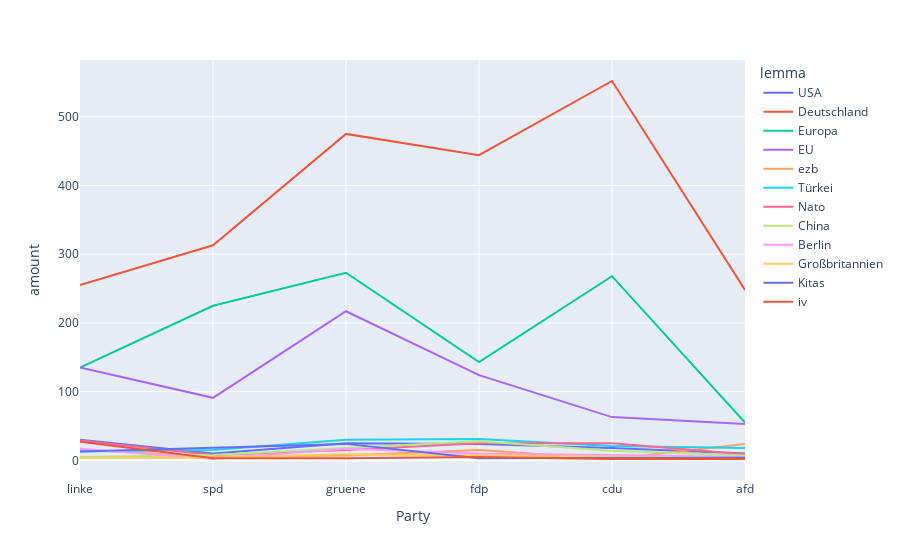

The code cell stored with this chart in its notebook:
### Code cell
# Plot the chart with plotly
for lemma in slope_df["lemma"].unique():
    # fig.update_xaxes(categoryorder='array', categoryarray= ["linke", "spd", "grüne", "fdp", "cdu", "afd"])
    fig = px.line(slope_df, x="Party", y="amount", color="lemma" )
fig.show()

### Figure 1 — Plotly figure (JSON) as saved in the notebook; plotly's stock layout.template omitted (floating-point values rounded to 4 significant figures)
{"data": [{"hovertemplate": "lemma=USA<br>Party=%{x}<br>amount=%{y}<extra></extra>", "legendgroup": "USA", "line": {"color": "#636efa", "dash": "solid"}, "marker": {"symbol": "circle"}, "mode": "lines", "name": "USA", "orientation": "v", "showlegend": true, "type": "scatter", "x": ["linke", "spd", "gruene", "fdp", "cdu", "afd"], "xaxis": "x", "y": [30, 10, 25, 24, 18, 10], "yaxis": "y"}, {"hovertemplate": "lemma=Deutschland<br>Party=%{x}<br>amount=%{y}<extra></extra>", "legendgroup": "Deutschland", "line": {"color": "#EF553B", "dash": "solid"}, "marker": {"symbol": "circle"}, "mode": "lines", "name": "Deutschland", "orientation": "v", "showlegend": true, "type": "scatter", "x": ["linke", "spd", "gruene", "fdp", "cdu", "afd"], "xaxis": "x", "y": [255, 313, 475, 444, 552, 248], "yaxis": "y"}, {"hovertemplate": "lemma=Europa<br>Party=%{x}<br>amount=%{y}<extra></extra>", "legendgroup": "Europa", "line": {"color": "#00cc96", "dash": "solid"}, "marker": {"symbol": "circle"}, "mode": "lines", "name": "Europa", "orientation": "v", "showlegend": true, "type": "scatter", "x": ["linke", "spd", "gruene", "fdp", "cdu", "afd"], "xaxis": "x", "y": [135, 225, 273, 143, 268, 55], "yaxis": "y"}, {"hovertemplate": "lemma=EU<br>Party=%{x}<br>amount=%{y}<extra></extra>", "legendgroup": "EU", "line": {"color": "#ab63fa", "dash": "solid"}, "marker": {"symbol": "circle"}, "mode": "lines", "name": "EU", "orientation": "v", "showlegend": true, "type": "scatter", "x": ["linke", "spd", "gruene", "fdp", "cdu", "afd"], "xaxis": "x", "y": [135, 91, 217, 124, 63, 53], "yaxis": "y"}, {"hovertemplate": "lemma=ezb<br>Party=%{x}<br>amount=%{y}<extra></extra>", "legendgroup": "ezb", "line": {"color": "#FFA15A", "dash": "solid"}, "marker": {"symbol": "circle"}, "mode": "lines", "name": "ezb", "orientation": "v", "showlegend": true, "type": "scatter", "x": ["linke", "spd", "gruene", "fdp", "cdu", "afd"], "xaxis": "x", "y": [16, 5, 7, 15, 2, 24], "yaxis": "y"}, {"hovertemplate": "lemma=Türkei<br>Party=%{x}<br>amount=%{y}<extra></extra>", "legendgroup": "Türkei", "line": {"color": "#19d3f3", "dash": "solid"}, "marker": {"symbol": "circle"}, "mode": "lines", "name": "Türkei", "orientation": "v", "showlegend": true, "type": "scatter", "x": ["linke", "spd", "gruene", "fdp", "cdu", "afd"], "xaxis": "x", "y": [13, 15, 30, 31, 21, 18], "yaxis": "y"}, {"hovertemplate": "lemma=Nato<br>Party=%{x}<br>amount=%{y}<extra></extra>", "legendgroup": "Nato", "line": {"color": "#FF6692", "dash": "solid"}, "marker": {"symbol": "circle"}, "mode": "lines", "name": "Nato", "orientation": "v", "showlegend": true, "type": "scatter", "x": ["linke", "spd", "gruene", "fdp", "cdu", "afd"], "xaxis": "x", "y": [29, 8, 15, 25, 25, 9], "yaxis": "y"}, {"hovertemplate": "lemma=China<br>Party=%{x}<br>amount=%{y}<extra></extra>", "legendgroup": "China", "line": {"color": "#B6E880", "dash": "solid"}, "marker": {"symbol": "circle"}, "mode": "lines", "name": "China", "orientation": "v", "showlegend": true, "type": "scatter", "x": ["linke", "spd", "gruene", "fdp", "cdu", "afd"], "xaxis": "x", "y": [5, 8, 18, 28, 14, 7], "yaxis": "y"}, {"hovertemplate": "lemma=Berlin<br>Party=%{x}<br>amount=%{y}<extra></extra>", "legendgroup": "Berlin", "line": {"color": "#FF97FF", "dash": "solid"}, "marker": {"symbol": "circle"}, "mode": "lines", "name": "Berlin", "orientation": "v", "showlegend": true, "type": "scatter", "x": ["linke", "spd", "gruene", "fdp", "cdu", "afd"], "xaxis": "x", "y": [17, 2, 17, 10, 8, 5], "yaxis": "y"}, {"hovertemplate": "lemma=Großbritannien<br>Party=%{x}<br>amount=%{y}<extra></extra>", "legendgroup": "Großbritannien", "line": {"color": "#FECB52", "dash": "solid"}, "marker": {"symbol": "circle"}, "mode": "lines", "name": "Großbritannien", "orientation": "v", "showlegend": true, "type": "scatter", "x": ["linke", "spd", "gruene", "fdp", "cdu", "afd"], "xaxis": "x", "y": [4, 4, 9, 7, 5, 4], "yaxis": "y"}, {"hovertemplate": "lemma=Kitas<br>Party=%{x}<br>amount=%{y}<extra></extra>", "legendgroup": "Kitas", "line": {"color": "#636efa", "dash": "solid"}, "marker": {"symbol": "circle"}, "mode": "lines", "name": "Kitas", "orientation": "v", "showlegend": true, "type": "scatter", "x": ["linke", "spd", "gruene", "fdp", "cdu", "afd"], "xaxis": "x", "y": [13, 19, 24, 3, 3, 4], "yaxis": "y"}, {"hovertemplate": "lemma=iv<br>Party=%{x}<br>amount=%{y}<extra></extra>", "legendgroup": "iv", "line": {"color": "#EF553B", "dash": "solid"}, "marker": {"symbol": "circle"}, "mode": "lines", "name": "iv", "orientation": "v", "showlegend": true, "type": "scatter", "x": ["linke", "spd", "gruene", "fdp", "cdu", "afd"], "xaxis": "x", "y": [27, 3, 3, 5, 2, 2], "yaxis": "y"}], "layout": {"legend": {"title": {"text": "lemma"}, "tracegroupgap": 0}, "margin": {"t": 60}, "xaxis": {"anchor": "y", "domain": [0, 1], "title": {"text": "Party"}}, "yaxis": {"anchor": "x", "domain": [0, 1], "title": {"text": "amount"}}}}
